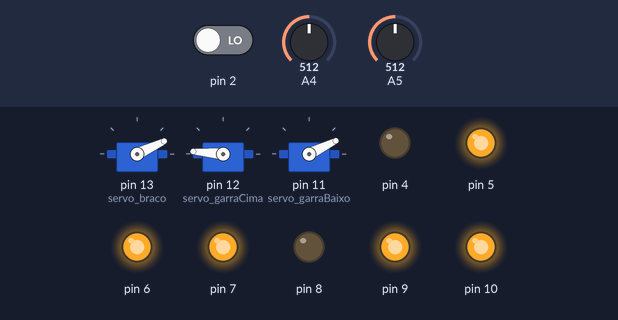
This sketch was run on a simulated Arduino Uno, built with avr-gcc and run on an emulated ATmega328P. Shown: 3 × servo, output pins drawn as LEDs (lit = HIGH). Dashed ring = blinking. The test bench sets the inputs (shaded band); at power-on: pin 2 LOW, A4 = 512, A5 = 512.

Above: at 1.2 s.
1.3 s: pin 2 driven HIGH
At 2.2 s:
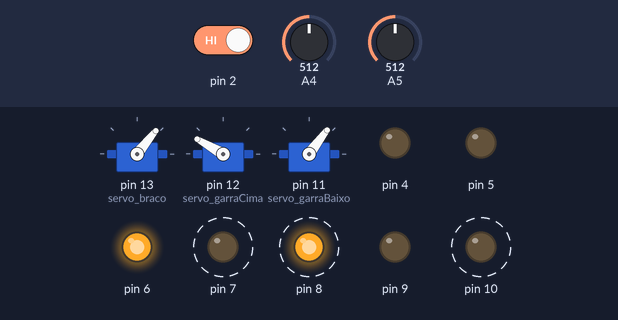
At 3.7 s:
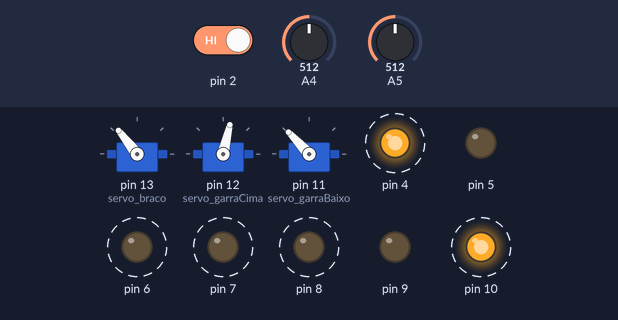
4.3 s: A4 set to 716
At 4.7 s:
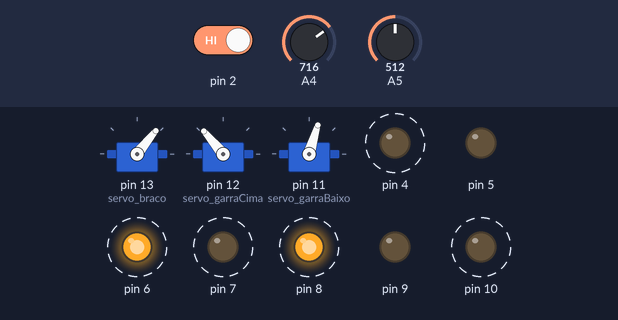
7.3 s: A5 set to 716
At 8.2 s:
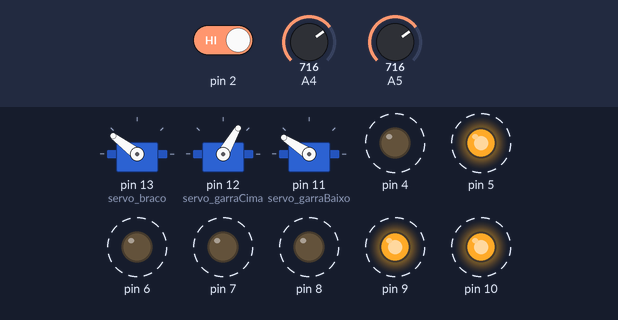
10.3 s: A4 set to 900
13.3 s: A5 set to 900
16.3 s: A4 set to 1023
Timing chart, 0 to 20.3 s (numbered marks = the images above; inputs shaded):
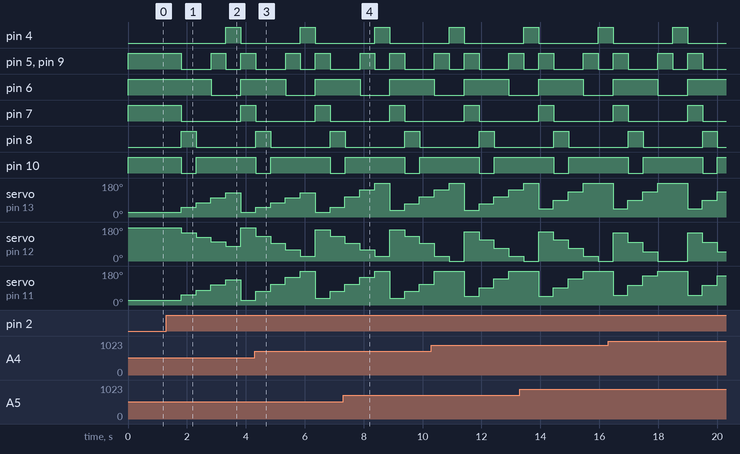

The sketch:

braco_robotico_potenciometros.ino
```cpp
// C++ code
// Braço Robótico
// Marcos Vinícius & Wellington Junio
#include <Servo.h>

int num = 1;
int ptnc_braco = 0;
int ptnc_garra = 0;

Servo servo_braco;
Servo servo_garraBaixo;
Servo servo_garraCima;

void setup()
{
  servo_braco.attach(13, 100, 500);
  servo_garraCima.attach(12, 100, 500);
  servo_garraBaixo.attach(11, 100, 500);

  pinMode(A5, INPUT);
  pinMode(A4, INPUT);

  pinMode(10, OUTPUT);
  pinMode(9, OUTPUT);
  pinMode(8, OUTPUT);
  pinMode(7, OUTPUT);
  pinMode(6, OUTPUT);
  pinMode(5, OUTPUT);
  pinMode(4, OUTPUT);

  pinMode(2, INPUT);
}

void loop()
{
  ptnc_braco = analogRead(A5);
  servo_braco.write(ptnc_braco * (num * 0.05));
  ptnc_garra = analogRead(A4);
  servo_garraBaixo.write(ptnc_garra *(num * 0.05) + num);
  servo_garraCima.write(200 - (ptnc_garra * (num * 0.05)) + num);
  delay(5);
  displayNumber(num);
  if(digitalRead(2) == HIGH) {
    delay(500);
    if(num < 5) {
    	num += 1;
    }
    else{
    	num = 1;
    }
  }
}

void displayNumber(float num)
{
  if(num == 1) {
  	digitalWrite(4, LOW);
 	digitalWrite(5, HIGH);
 	digitalWrite(6, HIGH);
 	digitalWrite(7, HIGH);
 	digitalWrite(8, LOW);
 	digitalWrite(9, HIGH);
 	digitalWrite(10, HIGH);
  }
  if(num == 2) {
  	digitalWrite(4, LOW);
 	digitalWrite(5, LOW);
 	digitalWrite(6, HIGH);
 	digitalWrite(7, LOW);
 	digitalWrite(8, HIGH);
 	digitalWrite(9, LOW);
 	digitalWrite(10, LOW);
  }
  if(num == 3) {
  	digitalWrite(4, LOW);
 	digitalWrite(5, LOW);
 	digitalWrite(6, HIGH);
 	digitalWrite(7, LOW);
 	digitalWrite(8, LOW);
 	digitalWrite(9, LOW);
 	digitalWrite(10, HIGH);
  }
  if(num == 4) {
  	digitalWrite(4, LOW);
 	digitalWrite(5, HIGH);
 	digitalWrite(6, LOW);
 	digitalWrite(7, LOW);
 	digitalWrite(8, LOW);
 	digitalWrite(9, HIGH);
 	digitalWrite(10, HIGH);
  }
  if(num == 5) {
 	digitalWrite(4, HIGH);
 	digitalWrite(5, LOW);
 	digitalWrite(6, LOW);
 	digitalWrite(7, LOW);
 	digitalWrite(8, LOW);
 	digitalWrite(9, LOW);
 	digitalWrite(10, HIGH);
  }
}
```

Measured:
- after the input at 1.3 s, pin 4: LOW → HIGH after 2.0 s, → LOW 0.51 s later; pin 5, pin 9: HIGH → LOW after 0.51 s, → HIGH 1.0 s later, → LOW 0.51 s later, → HIGH 0.51 s later; pin 6: HIGH → LOW after 1.5 s, → HIGH 1.0 s later; pin 7: HIGH → LOW after 0.51 s, → HIGH 2.0 s later; pin 8: LOW → HIGH after 0.51 s, → LOW 0.51 s later
